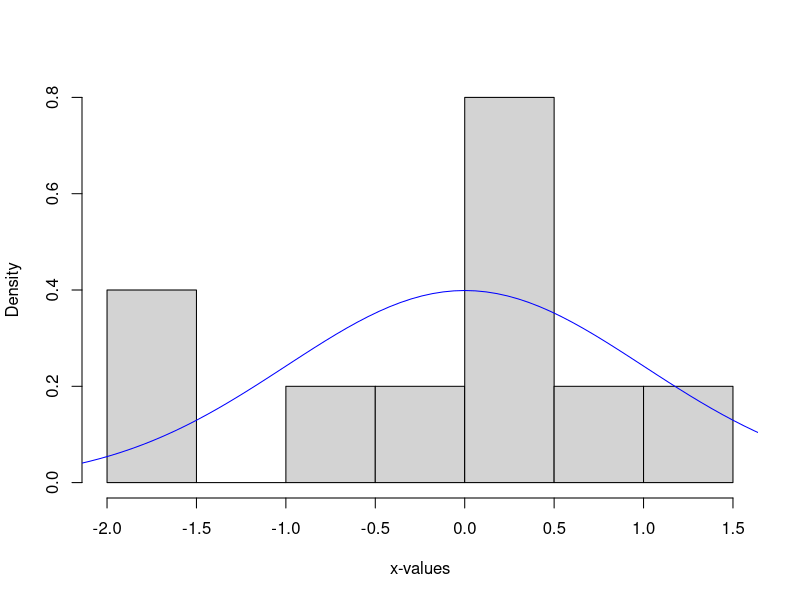
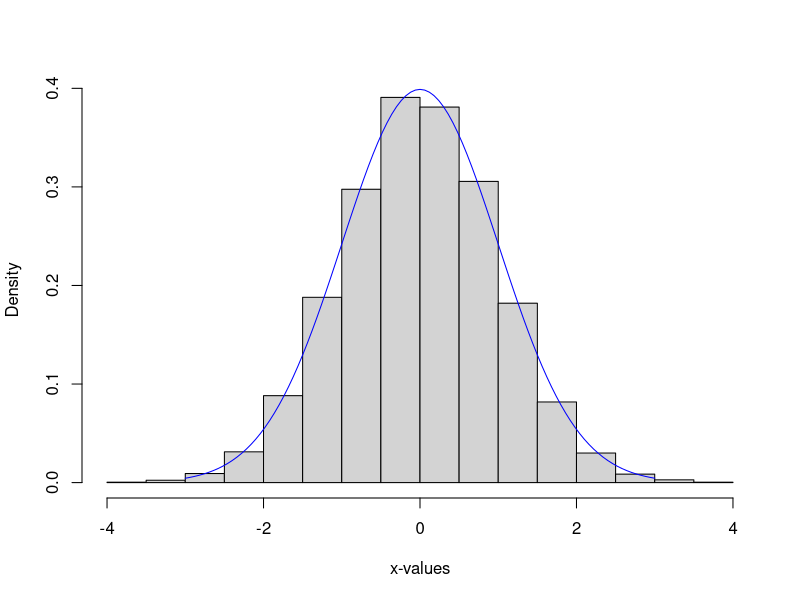
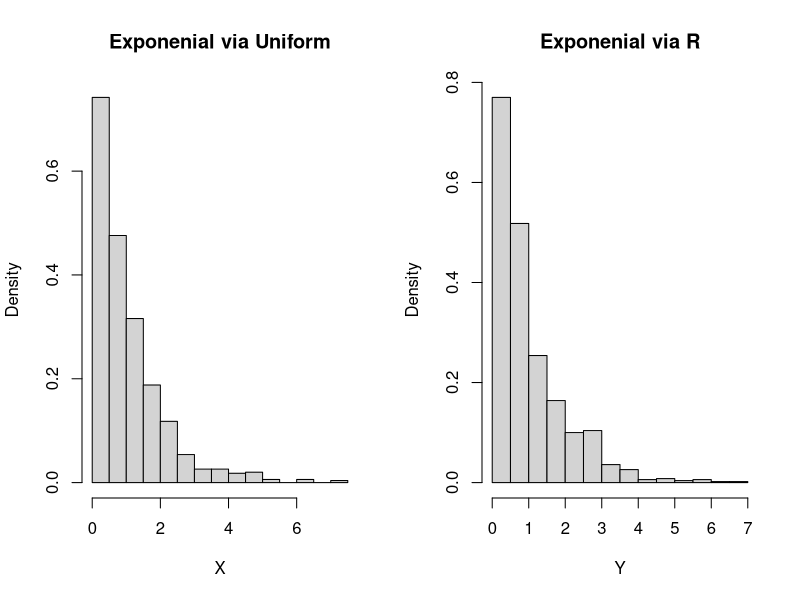
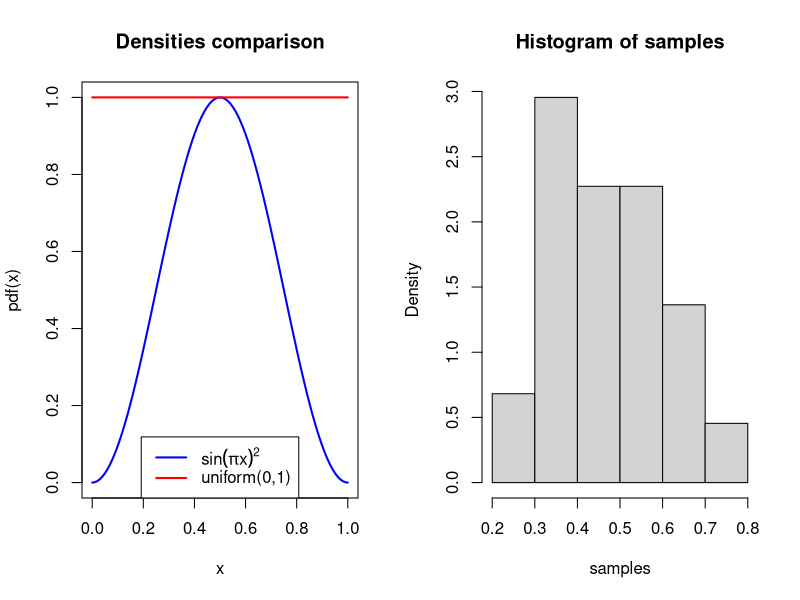
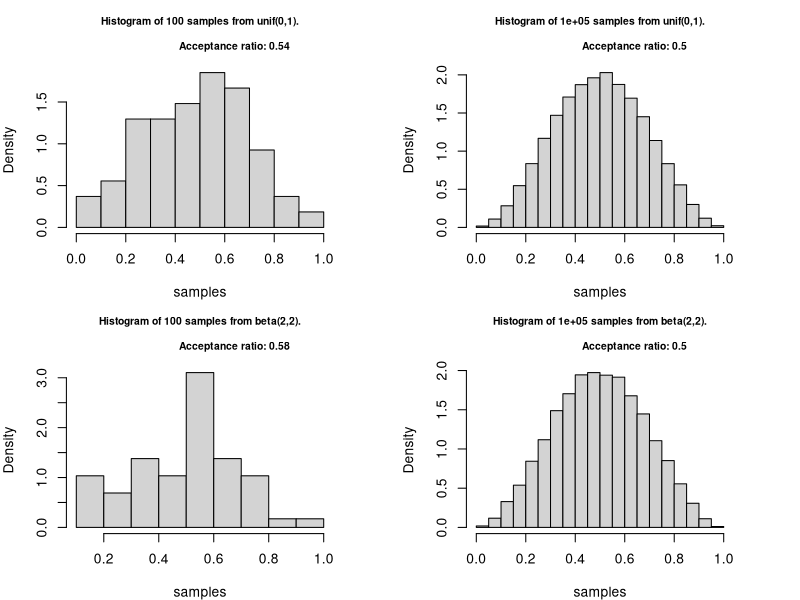
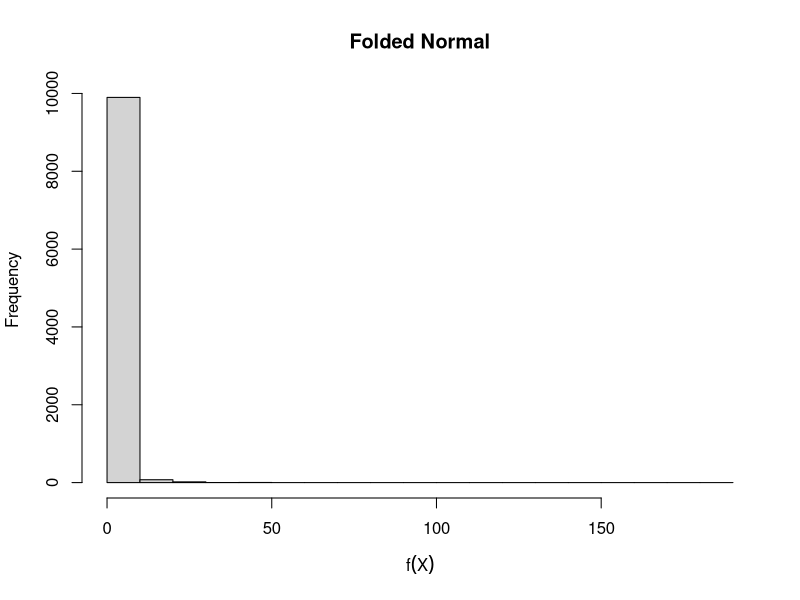
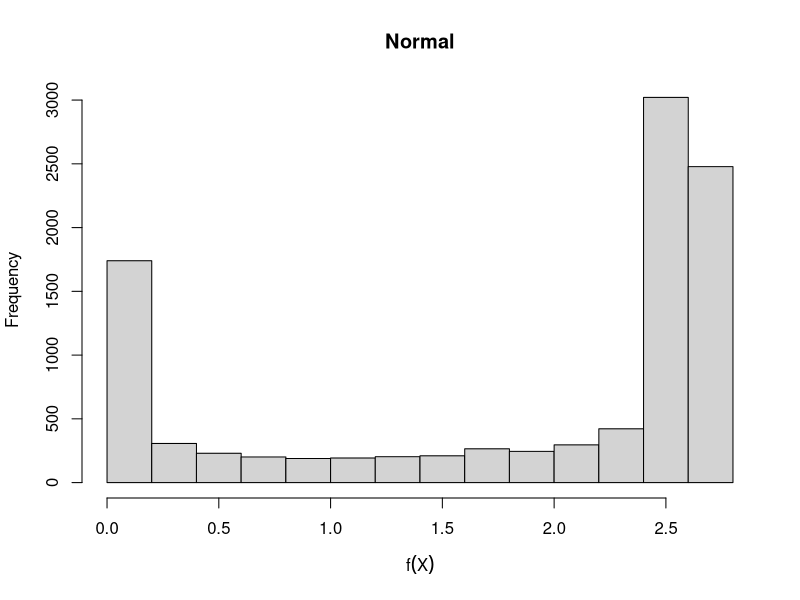
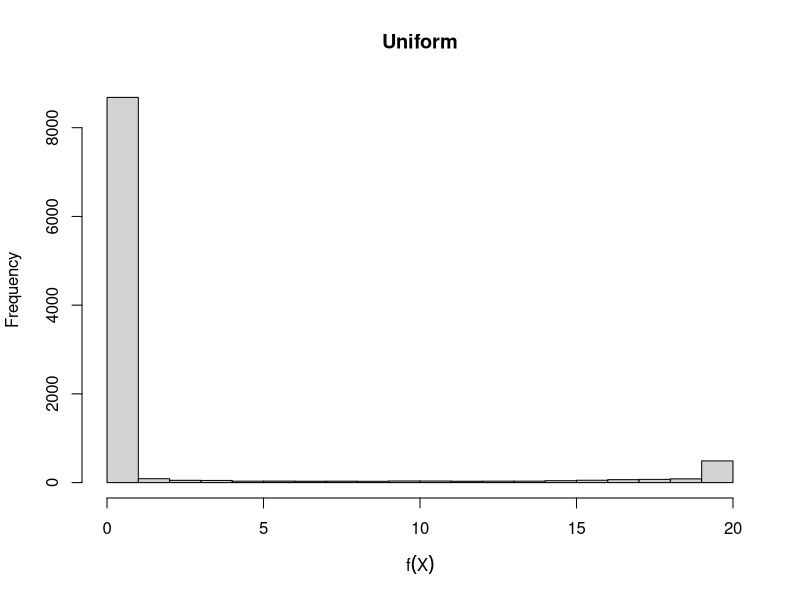

The R source for these figures, in order:
## ---- chunk 1
x <- seq(-3,3,length.out=10)
hist(rnorm(x), freq=FALSE, main="", xlab = "x-values")
## true density
curve(dnorm(x, mean = 0, sd = 1),
      from = -3,
      to = 3,
      add = TRUE,
      col = "blue",
      xlab = "x-values")
## ---- chunk 2
x <- seq(-3,3,length.out=10000)
hist(rnorm(x), freq=FALSE, main="", xlab = "x-values")
## true density
curve(dnorm(x, mean = 0, sd = 1),
      from = -3,
      to = 3,
      add = TRUE,
      col = "blue",
      xlab = "x-values")
## ---- chunk 3
nsim <- 1000
U <- runif(nsim)
X <- -log(U)
Y <- rexp(nsim)
par(mfrow=(c(1,2)))
hist(X, freq=FALSE, main="Exponenial via Uniform")
hist(Y, freq=FALSE, main="Exponenial via R")
## ---- chunk 4
# density function for f(x)
densFun <- function(x) { 
  return(sin(pi*x)^2)
}
x <- seq(0, 1, 10^-2)
## ---- chunk 5
plot(x, densFun(x), 
     xlab = "x", ylab = "pdf(x)",
     type = "l", lty = 1, lwd = 2, col = "blue",
     main = "Densities comparison")
lines(x, dunif(x, 0, 1), lwd = 2, col="red")
legend('bottom',
       c(expression(sin(pi*x)^2), "uniform(0,1)"), 
       lty = 1, lwd = 2, col = c("blue", "red"))
## ---- chunk 6
numSim=10^2
samples = NULL
for (i in 1:numSim) {
  # get a uniform proposal
  proposal <- runif(1) 
  # calculate the ratio
  densRat <- densFun(proposal)/dunif(proposal)  
  #accept the sample with p=densRat
  if ( runif(1) < densRat ){ 
    #fill our vector with accepted samples
    samples <- c(samples, proposal) 
  }
}
## ---- chunk 7
hist(samples, freq=FALSE) #construct density hist
print(paste("Acceptance Ratio:", length(samples)/numSim))
## ---- chunk 8
sim_fun <- function(f, envelope = "unif", par1 = 0, 
                    par2 = 1, n = 10^2, plot = TRUE){
  
  r_envelope <- match.fun(paste0("r", envelope))
  d_envelope <- match.fun(paste0("d", envelope))
  proposal <- r_envelope(n, par1, par2)
  density_ratio <- f(proposal) / d_envelope(proposal, par1, par2)
  samples <- proposal[runif(n) < density_ratio]
  acceptance_ratio <- length(samples) / n
  if (plot) {
    hist(samples, probability = TRUE, 
         main = paste0("Histogram of ", n, " samples from ", 
                       envelope, "(", par1, ",", par2, ").\n 
                       Acceptance ratio: ", 
                       round(acceptance_ratio,2)), cex.main = 0.75)
  }
  list(x = samples, acceptance_ratio = acceptance_ratio)
}
## ---- chunk 9
par(mfrow = c(2,2), mar = rep(4, 4))
unif_1 <- sim_fun(f=densFun , envelope = "unif", par1 = 0, par2 = 1, n = 10^2) 
unif_2 <- sim_fun(f=densFun, envelope = "unif", par1 = 0, par2 = 1, n = 10^5)
beta_1 <- sim_fun(f=densFun, envelope = "beta", par1 = 2, par2 = 2, n = 10^2)
beta_2 <- sim_fun(f=densFun, envelope = "beta", par1 = 2, par2 = 2, n = 10^5)
## ---- chunk 10
knitr::opts_chunk$set(cache=TRUE)
library(xtable)
# define target functions for MC estimate
mc1 <- function(x){
  # folded normal target
  return(sqrt(2*pi/abs(x)))
}

mc2 <- function(x){
  # normal target
  exp(-x^4)/dnorm(x)
}

mc3 <- function(x){
  # uniform target
  return(20*exp(-x^4))
}
mcSE <- function(values){
  # this function calculates the standard error
  # of an MC estimate with target function values
  # eg values should be vector of f(x_i)
  return(sqrt(var(values)/length(values)))
}
# folded normal
draws <- rnorm(10000)
values <- sapply(draws,mc1)
# normal
draws2 <- rnorm(10000)
values2 <- sapply(draws2,mc2)
# uniform
draws3 <- runif(10000,min=-10,max=10)
values3 <- sapply(draws3,mc3)
# plot histograms
pdf(file="mc1hist.pdf")
hist(values*2^(-5/4), xlab = expression(f(X)),
     main = "Folded Normal")
dev.off()
pdf(file="mc2hist.pdf")
hist(values2, xlab = expression(f(X)),
     main = "Normal")
dev.off()
pdf(file="mc3hist.pdf")
hist(values3, xlab = expression(f(X)),
     main = "Uniform")
dev.off()
# put results in a data frame and display with xtable
mc.mean <- mean(values)*2^(-5/4)
mc.sd<- 2^(-10/4)*sd(values)/sqrt(length(values))
means <- c(gamma(1/4)/2,mc.mean,mean(values2),mean(values3))
SEs <- c(NA, mcSE(values),mcSE(values2),mcSE(values3))
mc.df <- data.frame(Mean = means, SE = SEs, 
                    row.names = c("True value", "row.names
                                  Normal", "Full Normal",  
                                  "Truncated Uniform"))
xtable(mc.df)
